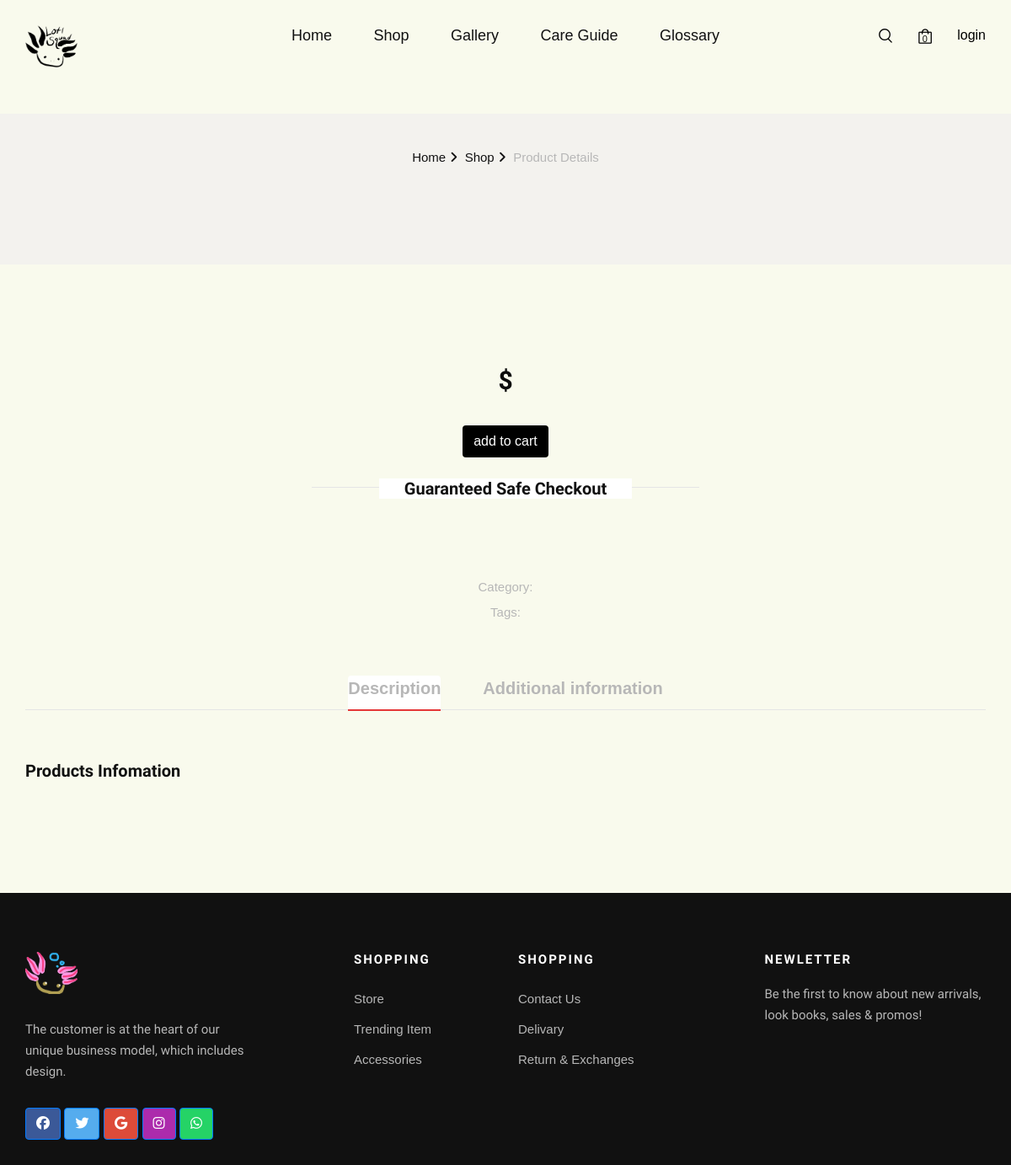
The app's page /details/12, older data.
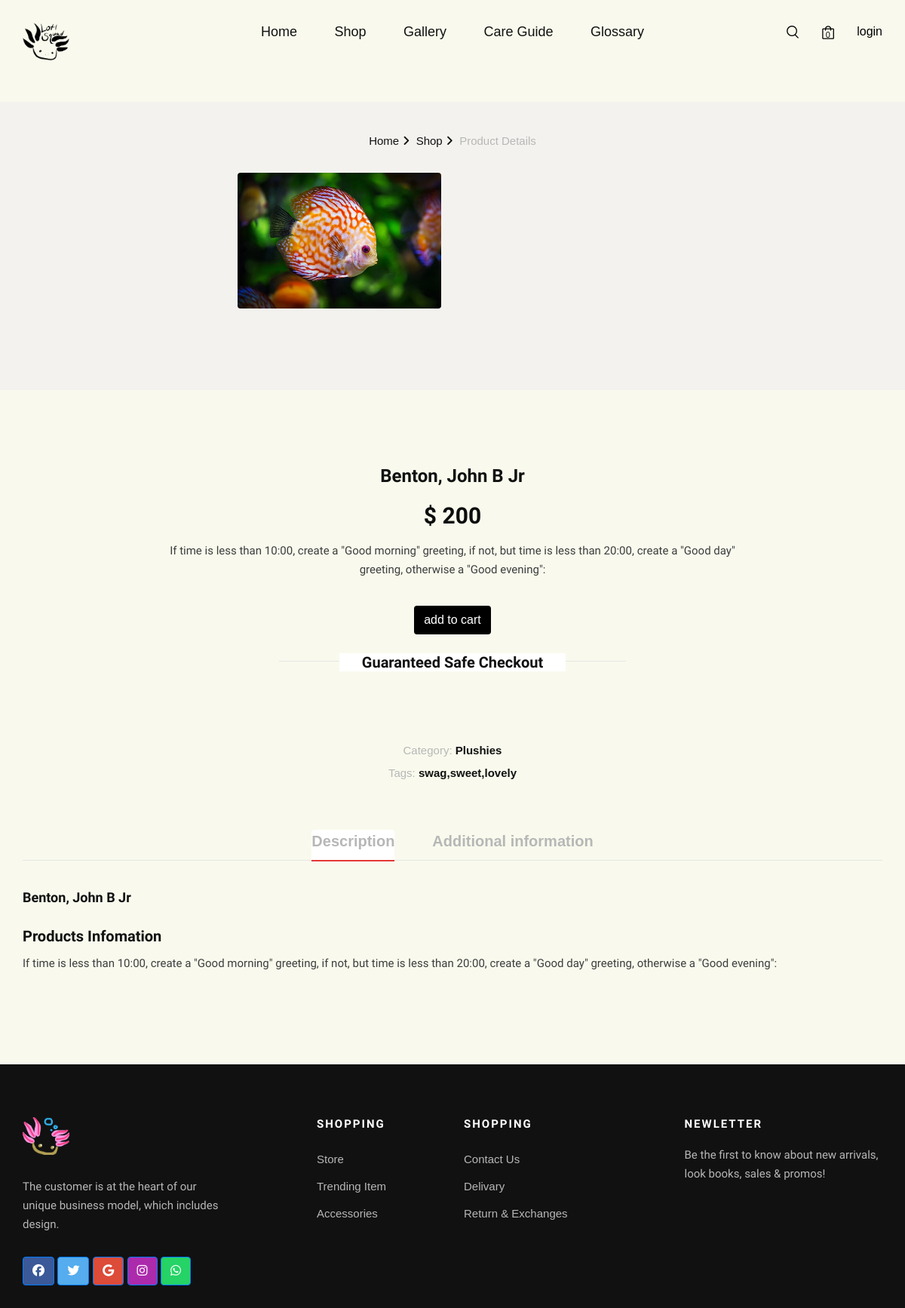
The same page, newer data.
### main.py (models this page shows)
class Products(db.Model):
    id = db.Column(db.Integer, primary_key=True)
    name = db.Column(db.String(255), nullable=False)
    description = db.Column(db.String(255), nullable=False)
    additional_description = db.Column(db.String(1000))
    category = db.Column(db.String(255), nullable=False)
    sub_category = db.Column(db.String(255))
    sub_cat_size = db.Column(db.String(255), default="")
    sub_cat_gender = db.Column(db.String(255), default="")
    sub_cat_homo = db.Column(db.String(255), default="")
    sub_cat_albino = db.Column(db.String(255), default="")
    sub_cat_melanoid = db.Column(db.String(255), default="")
    sub_cat_leucistic = db.Column(db.String(255), default="")
    sub_cat_wild = db.Column(db.String(255), default="")
    sub_cat_heter = db.Column(db.String(255), default="")
    stock = db.Column(db.Integer, nullable=False)
    unit_price = db.Column(db.Integer, nullable=False)
    visibility = db.Column(db.Boolean(), default=1)
    image = db.Column(db.String(255))
    image2= db.Column(db.String(255))
    image3 = db.Column(db.String(255))
    created = db.Column(db.TIMESTAMP(), server_default=func.now())
    modified = db.Column(
        db.TIMESTAMP(), server_default=func.now(), onupdate=func.current_timestamp()
    )
    owner_id = db.Column(
        db.Integer, db.ForeignKey("user.id", ondelete="CASCADE"), nullable=False
    )
    orderitems = db.relationship("OrderItems", backref="products", lazy=True)
    rating = db.relationship("Ratings", backref="products", lazy=True)
    tags = db.Column(db.String(255))

### main.py (the view)
@app.route("/details/<id>")
def product_details(id):
    product = Products.query.filter_by(id=id).first()
    return render_template("shop-details.html", product=product)

### templates/shop-details.html (shortened to what this page needs)
{%extends 'base.html'%}
{%block content%}
    <section class="shop-details">
        <div class="product__details__pic">
            <div class="container" style="width:50%;">
                <div class="row">
                    <div class="col-lg-12">
                        <div class="product__details__breadcrumb">
                            <a href={{url_for('Home')}}>Home</a>
                            <a href="">Shop</a>
                            <span>Product Details</span>
                        </div>
                    </div>
                </div>
                <div class="lightbox">
  <div class="row">
    <div class="col-lg-6">
      <img
        src="{{url_for("static", filename="images/")}}{{product.image}}"
        alt=""
        class="w-100 mb-2 mb-md-4 shadow-1-strong rounded"
      />
    </div>
    <div class="col-lg-6">
    </div>
  </div>
</div>
            </div>
        </div>
        <div class="product__details__content">
            <div class="container">
                <div class="row d-flex justify-content-center">
                    <div class="col-lg-8">
                        <div class="product__details__text">
                            <h4>{{product.name}}</h4>
                            <h3>$ {{product.unit_price}}</h3>
                            <p>{{product.description}}</p>
                            <div class="product__details__cart__option">
                               <a class="option1" id="add_cart">
                              <form id="cart_form">
                           <button type="submit" class="btn " style="color:white; background-color:black">add to cart</button>
                           </form>
                           </a>
                            </div>
                            <div class="product__details__last__option">
                                <h5><span>Guaranteed Safe Checkout</span></h5>
                                <ul>
                                    <li><span>Category:</span> {{product.category}}</li>
                                    <li><span>Tags:</span> {{product.tags}}</li>
                                </ul>
                            </div>
                        </div>
                    </div>
                </div>
                <div class="row">
                    <div class="col-lg-12">
                        <div class="product__details__tab">
                            <ul class="nav nav-tabs" role="tablist">
                                <li class="nav-item">
                                    <a class="nav-link active" data-toggle="tab" href="#tabs-5"
                                    role="tab">Description</a>
                                </li>
                                <li class="nav-item">
                                    <a class="nav-link" data-toggle="tab" href="#tabs-7" role="tab">Additional
                                    information</a>
                                </li>
                            </ul>
                            <div class="tab-content">
                                <div class="tab-pane active" id="tabs-5" role="tabpanel">
                                    <div class="product__details__tab__content">
                                        <p class="note">{{product.name}}</p>
                                        <div class="product__details__tab__content__item">
                                            <h5>Products Infomation</h5>
                                            <p>{{product.description}}</p>
                                        </div>
                                    </div>
                                </div>
                            </div>
                        </div>
                    </div>
                </div>
            </div>
        </div>
    </section>
<br><br><br><br>
  {%endblock%}

### templates/base.html (shortened to what this page needs)
<!DOCTYPE html>
<html lang="zxx">
<head>
    <link href="https://cdn.jsdelivr.net/npm/bootstrap@5.0.2/dist/css/bootstrap.min.css" rel="stylesheet">
    <link rel="stylesheet" href={{url_for("static", filename="css/bootstrap.min.css")}} type="text/css">
    <link rel="stylesheet" href={{url_for("static", filename="css/font-awesome.min.css")}} type="text/css">
    <link rel="stylesheet" href={{url_for("static", filename="css/elegant-icons.css")}} type="text/css">
    <link rel="stylesheet" href={{url_for("static", filename="css/magnific-popup.css")}} type="text/css">
    <link rel="stylesheet" href={{url_for("static", filename="css/nice-select.css")}} type="text/css">
    <link rel="stylesheet" href={{url_for("static", filename="css/owl.carousel.min.css")}} type="text/css">
    <link rel="stylesheet" href={{url_for("static", filename="css/slicknav.min.css")}} type="text/css">
    <link rel="stylesheet" href={{url_for("static", filename="css/style.css")}} type="text/css">
    <link rel="stylesheet" href={{url_for("static", filename="css/cardss.css")}} type="text/css">
    <link rel="stylesheet" href={{url_for("static", filename="css/new_section/style.css")}} type="text/css">
</head>
<body style="background-color:#f9faed;">
    <header class="header" style="background-color:#f9faed;">
        <div class="container">
            <div class="row">
                <div class="col-lg-3 col-md-3">
                    <div class="header__logo">
                        <a href="{{url_for("Home")}}"><img src={{url_for("static", filename="img/images/lotl_squad_black_on_clear.png")}} alt="" height="50px"></a>
                    </div>
                </div>
                <div class="col-lg-6 col-md-6">
                    <nav class="header__menu mobile-menu">
                        <ul >
                            {%if category == "home" %}
                            <li class="active"><a href="{{url_for('Home')}}">Home</a></li>
                            {%else%}
                            <li ><a href="{{url_for('Home')}}">Home</a></li>
                            {%endif%}
                            {%if category == "shop"%}
                            <li class="active"><a href="{{url_for('shop')}}">Shop</a></li>
                            {%else%}
                            <li><a href="{{url_for('shop')}}">Shop</a></li>
                            {%endif%}
                            {%if category == "gallery"%}
                            <li class="active"><a href="{{url_for('gallery')}}">Gallery</a></li>
                            {%else%}
                            <li><a href="{{url_for('gallery')}}">Gallery</a></li>
                            {%endif%}
                            {%if category == "guide"%}
                            <li class="active"><a href="{{url_for('Care_guide')}}">Care Guide</a></li>
                            {%else%}
                            <li><a href="{{url_for('Care_guide')}}">Care Guide</a></li>
                            {%endif%}
                            {%if category == "glossary"%}
                            <li class="active"><a href="{{url_for('Glossary')}}">Glossary</a></li>
                            {%else%}
                            <li><a href="{{url_for('Glossary')}}">Glossary</a></li>
                            {%endif%}
                        </ul>
                    </nav>
                </div>
                <div class="col-lg-3 col-md-3">
                    <div class="header__nav__option">
                        <a href="#" class="search-switch"><img src={{url_for("static", filename="img/icon/search.png")}} alt=""></a>
                        <a href="{{url_for('show_cart')}}"><img src={{url_for("static", filename="img/icon/cart.png")}} alt=""> <span id='lblCartCount'>{{cart_data|length}}</span></a>
                        {%if current_user.is_authenticated%}
                        {% if current_user.name =='Admin' and current_user.email == "admin@gmail.com" %}
                        <a href="/logout" style="color:black; hover:black;">logout</a>
                        <a href="{{url_for('admin_dashboard')}}" style="color:black; hover:black;">Dashboard</a>
                        {%else%}
                        <a href="/logout" style="color:black; hover:black;">logout</a>
                        {%endif%}
                        {%else%}
                         <a href="{{url_for('login')}}" style="color:black; hover:black;">login</a>
                        {%endif%}
                    </div>
                </div>
            </div>
        </div>
    </header>
    {%block content%}
    {%endblock%}
     <footer class="footer">
        <div class="container">
            <div class="row">
                <div class="col-lg-3 col-md-6 col-sm-6">
                    <div class="footer__about">
                        <div class="footer__logo">
                            <a href="#"><img src={{url_for("static", filename="img/images/lotl_squad_mini_logo.png")}} alt="" height="50px"></a>
                        </div>
                        <p>The customer is at the heart of our unique business model, which includes design.</p>
<a class="btn btn-primary" style="background-color: #3b5998;" href="#!" role="button"
  ><i class="fa fa-facebook-official"></i
></a>
<a class="btn btn-primary" style="background-color: #55acee;" href="#!" role="button"
  ><i class="fa fa-twitter"></i
></a>
<a class="btn btn-primary" style="background-color: #dd4b39;" href="#!" role="button"
  ><i class="fa fa-google"></i
></a>
<a class="btn btn-primary" style="background-color: #ac2bac;" href="#!" role="button"
  ><i class="fa fa-instagram"></i
></a>
<a class="btn btn-primary" style="background-color: #25d366;" href="#!" role="button"
  ><i class="fa fa-whatsapp"></i
></a>
                    </div>
                </div>
                <div class="col-lg-2 offset-lg-1 col-md-3 col-sm-6">
                    <div class="footer__widget">
                        <h6>Shopping</h6>
                        <ul>
                            <li><a href="{{url_for('shop')}}">Store</a></li>
                            <li><a href="{{url_for('shop')}}">Trending Item</a></li>
                            <li><a href="{{url_for('shop')}}">Accessories</a></li>
                        </ul>
                    </div>
                </div>
                <div class="col-lg-2 col-md-3 col-sm-6">
                    <div class="footer__widget">
                        <h6>Shopping</h6>
                        <ul>
                            <li><a href="{{url_for('contact')}}">Contact Us</a></li>
                            <li><a href="#">Delivary</a></li>
                            <li><a href="#">Return & Exchanges</a></li>
                        </ul>
                    </div>
                </div>
                <div class="col-lg-3 offset-lg-1 col-md-6 col-sm-6">
                    <div class="footer__widget">
                        <h6>NewLetter</h6>
                        <div class="footer__newslatter">
                            <p>Be the first to know about new arrivals, look books, sales & promos!</p>
                        </div>
                    </div>
                </div>
            </div>
        </div>
    </footer>
</body>
</html>

### static/css/cardss.css (style rules this page uses)
body { font-family: "Poppins", sans-serif; color: #444444; }
a, a:hover { text-decoration: none; color: inherit; }

### static/css/new_section/style.css (style rules this page uses)
body { font-family: 'Source Sans Pro', sans-serif; }
section { margin: 25px 0; }

Row changes from the older to the newer data that the page shows:
added Products: image (picture), name "Benton, John B Jr", unit_price "200", description "If time is less than 10:00, create a \"Good morning\" greeting, if not, but time is less than 20:00, create a \"Good day\" greeting, otherwise a \"Good evening\":", category "Plushies", tags "swag,sweet,lovely"
